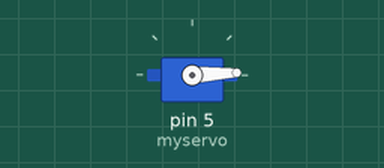
Bench run of a sketch on a simulated Arduino Uno, built with avr-gcc and run on an emulated ATmega328P. Parts: servo.

Above: at 0.05 s.
At 0.9 s:
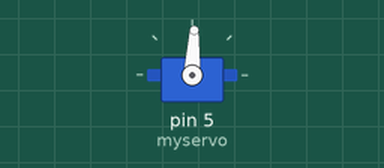
At 1.75 s:
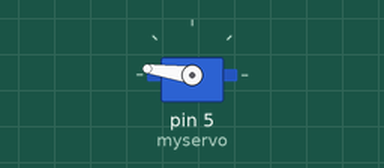
At 3.45 s:
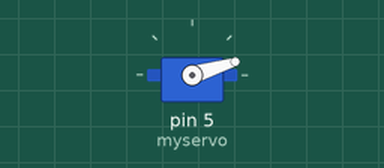
Timing chart, 0 to 8.3 s (numbered marks = the images above):
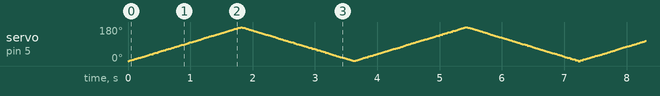

The sketch:

02-21class-fadeOutServo.ino
```cpp
#include <Servo.h>

//int ledpin1 = 3;
int counter = 0;
int ledpin2 = 5;

long prevMillis = 0;
int interval = 10;

bool flipFlop = true;
//0 to 255, and then 255 to 0

Servo myservo;

void setup() {
  // pinMode(ledpin1, OUTPUT);
  myservo.attach(5);
}

void loop() {
  //analogWrite(ledpin1, counter);

  myservo.write(counter);


  // every 10 millis(interval) do sth
  if (millis() - prevMillis >= interval) {
    prevMillis = millis(); // to save the point when "the last time when 10 millis passed"

    if (flipFlop == true) {
      counter = counter + 1;
    } else {
      counter = counter - 1;
    }
  }


  if (counter >= 180) {
    //counter = 0;
    flipFlop = false;
  }

  if (counter <= 0) {
    flipFlop = true;
  }


  //delay(10);
}
```
